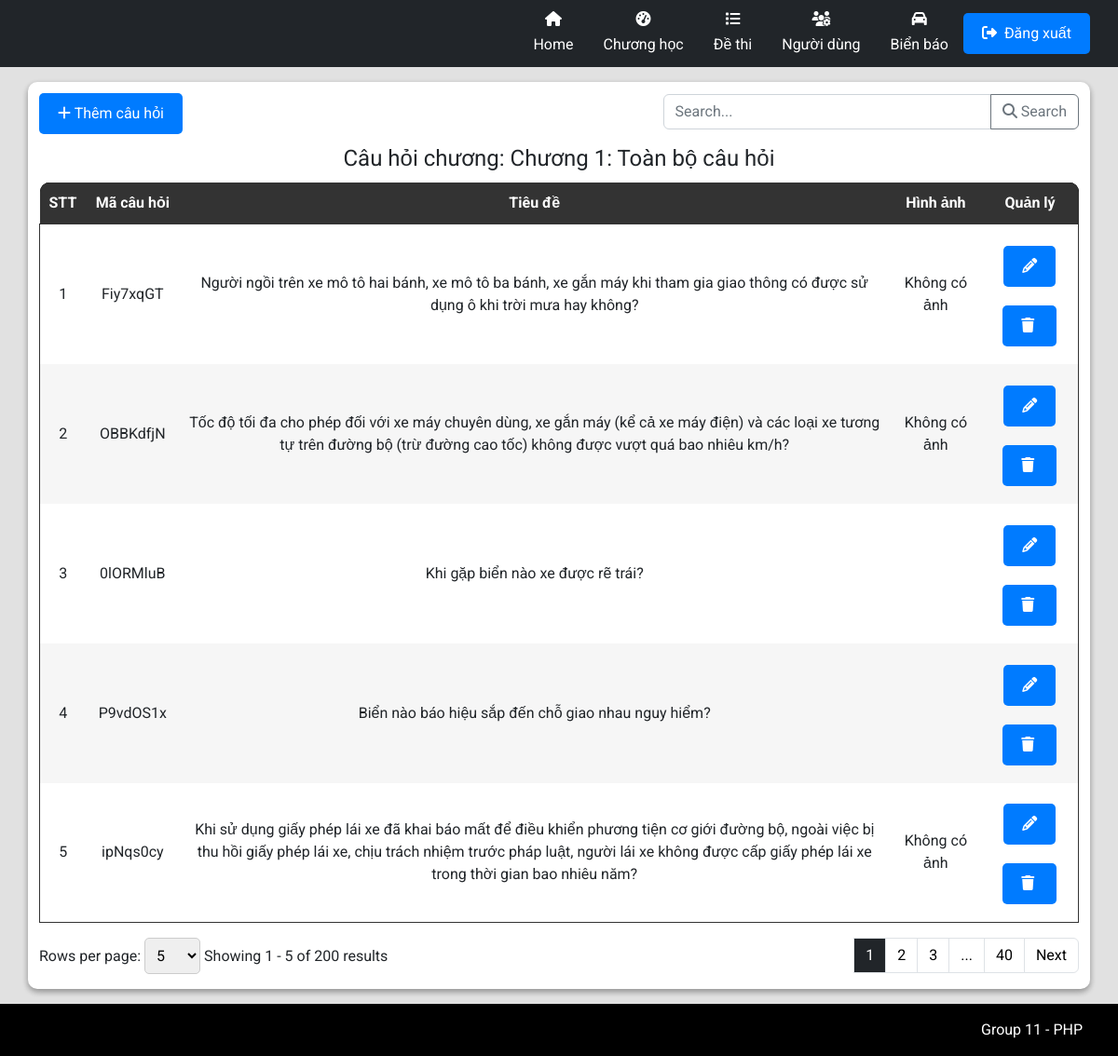
Page /admin/AdminIndex.php?workingPage=question&chapterId=abaa731e-c0cf-4bbc-99ca-ef2cd7b76ac1 on the committed database.
### tables this page shows
CREATE TABLE `tbl_chapter` (
  `id` varchar(36) NOT NULL,
  `code` varchar(255) DEFAULT NULL,
  `name` varchar(255) DEFAULT NULL,
  `description` varchar(255) DEFAULT NULL,
  `quantity` int(11) DEFAULT NULL
);

CREATE TABLE `tbl_question` (
  `id` varchar(36) NOT NULL,
  `code` varchar(255) DEFAULT NULL,
  `questionImage` varchar(255) DEFAULT NULL,
  `title` text DEFAULT NULL,
  `chapterId` varchar(36) DEFAULT NULL,
  `option_1` text DEFAULT NULL,
  `option_2` text DEFAULT NULL,
  `option_3` text DEFAULT NULL,
  `option_4` text DEFAULT NULL,
  `trueAnswer` int(1) DEFAULT NULL,
  `isDanger` tinyint(1) DEFAULT NULL,
  `totalcorrect` int(100) NOT NULL,
  `totalerr` int(100) NOT NULL
);

### admin/pages/Question/QuestionIndex.php (shortened to what this page needs)
<link rel="stylesheet" href="./styles/ProductStyles.css">
<?php $chapterId = $_GET["chapterId"] ?>
<?php
$countAllSql = "SELECT * FROM tbl_question WHERE chapterId='$chapterId'";
$total_records = mysqli_num_rows(mysqli_query($connect, $countAllSql));
$pageIndex = isset($_GET['page']) ? $_GET['page'] : 1;
$pageSize = isset($_GET['limit']) ? $_GET['limit'] : 5;
$total_page = ceil($total_records / $pageSize);
$start = ($pageIndex - 1) * $pageSize;
$getTableDataSql = "";
if (isset($_GET['search']) && !empty($_GET['search'])) {
    $search = $_GET['search'];
    $getTableDataSql = "SELECT * FROM tbl_question WHERE chapterId='$chapterId' AND title LIKE '%$search%' LIMIT $start, $pageSize";
} else {
    $getTableDataSql = "SELECT * FROM tbl_question WHERE chapterId='$chapterId' LIMIT $start, $pageSize";
}
$tableData = mysqli_query($connect, $getTableDataSql);
?>
<div class="text-left flex justify-between">
    <button type="button" class="btn btn-primary mb-2 mt-3" data-bs-toggle="modal" data-bs-target="#addQuestion">
        <i class="fa-solid fa-plus"></i>
        Thêm câu hỏi
    </button>
    <div class="input-group mb-3 align-center mt-3 w-40">
        <input type="text" class="form-control" placeholder="Search..." aria-label="Recipient's username" name="search" id="search-input" aria-describedby="button-addon2">
        <button class="btn btn-outline-secondary" id="search-button" onclick="performSearch()" name="ok">
            <i class="fa-solid fa-magnifying-glass"></i>
            Search
        </button>
    </div>
</div>
<div class="container p-0">
    <table class="w-100">
        <?php
        $tableData_1 = mysqli_query($connect, "SELECT * FROM tbl_chapter WHERE id='$chapterId'");
        $getChapter = mysqli_fetch_array($tableData_1);
        ?>
        <legend class="text-center">Câu hỏi chương: <?php echo $getChapter['name'] ?></legend>
        <thead class="table-head w-100">
            <tr class="table-heading">
                <th class="noWrap">STT</th>
                <th class="noWrap">Mã câu hỏi</th>
                <th class="noWrap">Tiêu đề</th>
                <th class="noWrap">Hình ảnh</th>
                <th class="noWrap">Quản lý </th>
            </tr>
        </thead>
        <tbody class="table-body">
            <?php
            $displayquestion = 0;
            while ($row = mysqli_fetch_array($tableData)) {
                $displayquestion++;
            ?>
                <tr>
                    <td>
                        <?php echo $displayquestion + ($pageIndex - 1) * $pageSize; ?>
                    </td>
                    <td class="tensanpham">
                        <?php echo $row['code'] ?>
                    </td>
                    <td>
                        <?php echo $row['title'] ?>
                    </td>
                    <td>
                        <?php if (!empty($row['questionImage'])) : ?>
                            <img width="200px" src="<?php echo $row['questionImage']; ?>" alt="">
                        <?php else : echo "Không có ảnh"; ?>
                        <?php endif; ?>
                    </td>
                    <td>
                        <button type="button" class="btn btn-primary mb-2 mt-3 con-tooltip top" data-bs-toggle="modal" data-bs-target="#editPopup_<?php echo $row['id']; ?>">
                            <i class="fa-solid fa-pencil"></i>
                        </button>
                        <button type="button" class="btn btn-primary mb-2 mt-3 con-tooltip top" data-bs-toggle="modal" data-bs-target="#confirmPopup_<?php echo $row['id']; ?>">
                            <i class="fa-solid fa-trash mr-1"></i>
                        </button>
                    </td>
                </tr>
            <?php
            }
            ?>
        </tbody>
    </table>
    <form action="" method="GET">
        <nav class="row py-2" aria-label="Page navigation example">
            <div class="paganation-infor col py-2">
                <form action="" method="GET">
                    <label for="limitSelect">Rows per page:</label>
                    <select name="limit" id="limitSelect" onchange="updatePageAndLimit()">
                        <option value="5" <?php if ($pageSize == 5) echo 'selected'; ?>>5</option>
                    </select>
                </form>
                <label class="mr-4">Showing
                    <?php
                    $startItem = ($pageIndex - 1) * $pageSize + 1;
                    $endItem = min($pageIndex * $pageSize, $total_records);
                    echo "{$startItem} - {$endItem} of {$total_records} results";
                    ?>
                </label>
            </div>
            <ul class="m-0 pagination justify-content-end py-2 col">
                <?php
                $range = 3;
                for ($i = 1; $i <= $total_page; $i++) {
                    if ($i == $pageIndex) {
                        echo '<li class="page-item light">
                        <span name="page" class="page-link text-reset text-white bg-dark" href="?workingPage=question&chapterId='.($chapterId).'&limit=' . ($pageSize) . '&page=' . ($i) . '"> ' . ($i) . ' </span>
                        </li>';
                    } else {
                        if ($i == 1) {
                            echo '<li class="page-item light">
                            <a name="page" class="page-link text-reset text-black" href="?workingPage=question&chapterId='.($chapterId).'&limit=' . ($pageSize) . '&page=' . ($i) . '"> ' . ($i) . ' </a>
                            </li>';
                        }
                        else if ($i > $pageIndex - $range && $i < $pageIndex + $range) {
                            echo '<li class="page-item light">
                            <a name="page" class="page-link text-reset text-black" href="?workingPage=question&chapterId='.($chapterId).'&limit=' . ($pageSize) . '&page=' . ($i) . '"> ' . ($i) . ' </a>
                            </li>';
                        }
                        else if ($i == $total_page) {
                            echo '<li class="page-item light">
                            <a name="page" class="page-link text-reset text-black" href="?workingPage=question&chapterId='.($chapterId).'&limit=' . ($pageSize) . '&page=' . ($i) . '"> ' . ($i) . ' </a>
                            </li>';
                        }
                        if (($i == $pageIndex - $range - 1 && $pageIndex - $range > 2) || ($i == $pageIndex + $range + 1 && $pageIndex + $range < $total_page - 1)) {
                            echo '<li class="page-item light">
                            <span class="page-link text-reset text-black"> ... </span>
                            </li>';
                        }
                    }
                }
                ?>
                <?php
                if ($pageIndex < $total_page && $total_page > 1) {
                    echo '<li class="page-item light">
                    <a name="page" class="page-link text-reset text-black" aria-label="Next" href="?workingPage=question&chapterId='.($chapterId).'&limit=' . ($pageSize) . '&page=' . ($pageIndex + 1) . '">
                    Next
                    </a>
                    </li>';
                }
                ?>
            </ul>
    </form>
</div>

### admin/styles/AdminStyles.css (style rules this page uses)
body { display: flex; flex-direction: column; }

### common/css/CommonStyle.css (style rules this page uses)
html { padding: unset; margin: unset; box-sizing: border-box; scroll-behavior: smooth; }
body { min-height: 100vh; }
:root { --pr-color: rgb(62, 148, 163); }
.m-0 { margin: 0 !important; }
.p-0 { padding: 0 !important; }
.mr-1 { margin-right: 4px !important; }
.mb-2 { margin-bottom: 8px !important; }
.py-2 { padding-top: 8px !important; padding-bottom: 8px !important; }
.mt-3 { margin-top: 12px !important; }
.mb-3 { margin-bottom: 12px !important; }
.mr-4 { margin-right: 16px !important; }
.w-40 { width: 40%; }
.w-100 { width: 100% !important; }
.flex { display: flex; }
.align-center { align-items: center; }
.justify-between { justify-content: space-between; }
.text-center { text-align: center; }
.text-white { color: #fff !important; }
.text-black { color: #000 !important; }
.con-tooltip { position: relative; background: #F2D1C9; border-radius: 9px; display: inline-block; transition: all 0.3s ease-in-out; cursor: default; }

### admin/styles/ProductStyles.css (style rules this page uses)
* { padding: 0; margin: 0; box-sizing: border-box; }
table { border-radius: 10px; }
.container { width: 100%; }
.table-head { color: white; background-color: #000; }
.table-head .table-heading { background-color: #000; color: white; }
.table-head .table-heading th:first-child { border-top-left-radius: 10px; }
.table-head .table-heading th:last-child { border-top-right-radius: 10px; }
.table-heading { border-radius: 10px; }
.table-head th { padding: 10px; text-align: center; }
.table-head, .table-body { border-collapse: collapse; }
.table-body { border: 1px solid #333; }
.table-body, .table-body tr { background-color: #fff; }
.table-body td { text-align: center; }
.table-body tr:nth-child(2n + 2) { background-color: #f6f6f6; }
table { border-collapse: collapse; background-color: #f8f8f8; }
th, td { padding: 10px; text-align: left; }
th { background-color: #333; color: white; }
.btn-primary { background-color: #007bff; color: white; padding: 10px 20px; border: none; border-radius: 5px; cursor: pointer; }
.noWrap { white-space: nowrap; }
select, option { width: 60px; padding: 8px; border: 1px solid #ccc; border-radius: 5px; }
.tensanpham { width: 100px; height: 150px; text-align: center; }

### rows in the picture
tbl_chapter: name "Chương 1: Toàn bộ câu hỏi"
tbl_question: pageSize "1", code "Fiy7xqGT", title "Người ngồi trên xe mô tô hai bánh, xe mô tô ba bánh, xe gắn máy khi tham gia giao thông có được sử dụng ô khi trời mưa hay không?", shows "Không có ảnh"
tbl_question: pageSize "2", code "OBBKdfjN", title "Tốc độ tối đa cho phép đối với xe máy chuyên dùng, xe gắn máy (kể cả xe máy điện) và các loại xe tương tự trên đường bộ (trừ đường cao tốc) không được vượt quá bao nhiêu km/h?", shows "Không có ảnh"
tbl_question: pageSize "3", code "0lORMluB", title "Khi gặp biển nào xe được rẽ trái?"
tbl_question: pageSize "4", code "P9vdOS1x", title "Biển nào báo hiệu sắp đến chỗ giao nhau nguy hiểm?"
tbl_question: pageSize "5", code "ipNqs0cy", title "Khi sử dụng giấy phép lái xe đã khai báo mất để điều khiển phương tiện cơ giới đường bộ, ngoài việc bị thu hồi giấy phép lái xe, chịu trách nhiệm trước pháp luật, người lái xe không được cấp giấy phép lái xe trong thời gian bao nhiêu năm?", shows "Không có ảnh"

### other values in the picture
$startItem "1"
$endItem "5"
$total_records "200"
